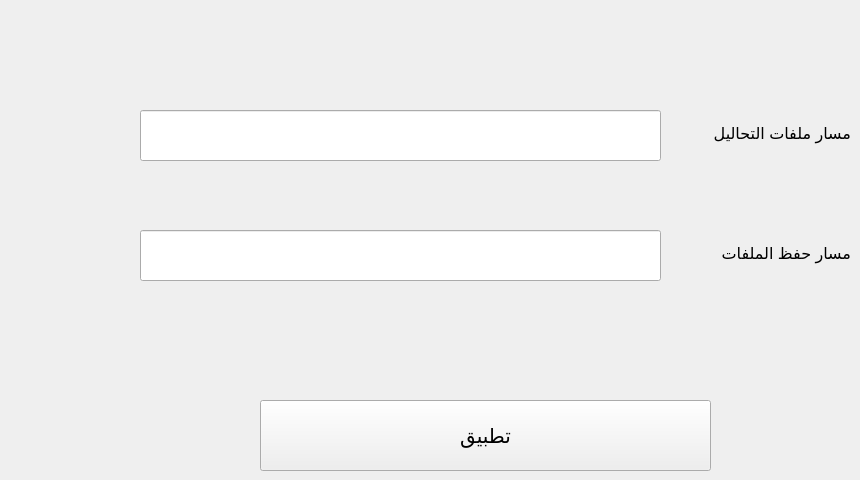
      <widget class="QWidget" name="tab_10">
       <attribute name="title">
        <string>المسارات</string>
       </attribute>
       <widget class="QLabel" name="label_19">
        <property name="geometry">
         <rect>
          <x>670</x>
          <y>108</y>
          <width>181</width>
          <height>51</height>
         </rect>
        </property>
        <property name="font">
         <font>
          <family>Segoe UI</family>
          <pointsize>12</pointsize>
          <weight>50</weight>
          <bold>false</bold>
         </font>
        </property>
        <property name="text">
         <string>مسار ملفات التحاليل</string>
        </property>
       </widget>
       <widget class="QLineEdit" name="lineEdit_14">
        <property name="enabled">
         <bool>true</bool>
        </property>
        <property name="geometry">
         <rect>
          <x>140</x>
          <y>110</y>
          <width>521</width>
          <height>51</height>
         </rect>
        </property>
        <property name="font">
         <font>
          <pointsize>13</pointsize>
         </font>
        </property>
        <property name="placeholderText">
         <string/>
        </property>
       </widget>
       <widget class="QLabel" name="label_20">
        <property name="geometry">
         <rect>
          <x>670</x>
          <y>228</y>
          <width>181</width>
          <height>51</height>
         </rect>
        </property>
        <property name="font">
         <font>
          <family>Segoe UI</family>
          <pointsize>12</pointsize>
          <weight>50</weight>
          <bold>false</bold>
         </font>
        </property>
        <property name="text">
         <string>مسار حفظ الملفات</string>
        </property>
       </widget>
       <widget class="QLineEdit" name="lineEdit_15">
        <property name="enabled">
         <bool>true</bool>
        </property>
        <property name="geometry">
         <rect>
          <x>140</x>
          <y>230</y>
          <width>521</width>
          <height>51</height>
         </rect>
        </property>
        <property name="font">
         <font>
          <pointsize>13</pointsize>
         </font>
        </property>
        <property name="text">
         <string/>
        </property>
        <property name="placeholderText">
         <string/>
        </property>
       </widget>
       <widget class="QPushButton" name="pushButton_24">
        <property name="enabled">
         <bool>true</bool>
        </property>
        <property name="geometry">
         <rect>
          <x>260</x>
          <y>400</y>
          <width>451</width>
          <height>71</height>
         </rect>
        </property>
        <property name="font">
         <font>
          <family>Segoe UI</family>
          <pointsize>15</pointsize>
          <weight>50</weight>
          <bold>false</bold>
         </font>
        </property>
        <property name="text">
         <string>تطبيق</string>
        </property>
       </widget>
      </widget>
